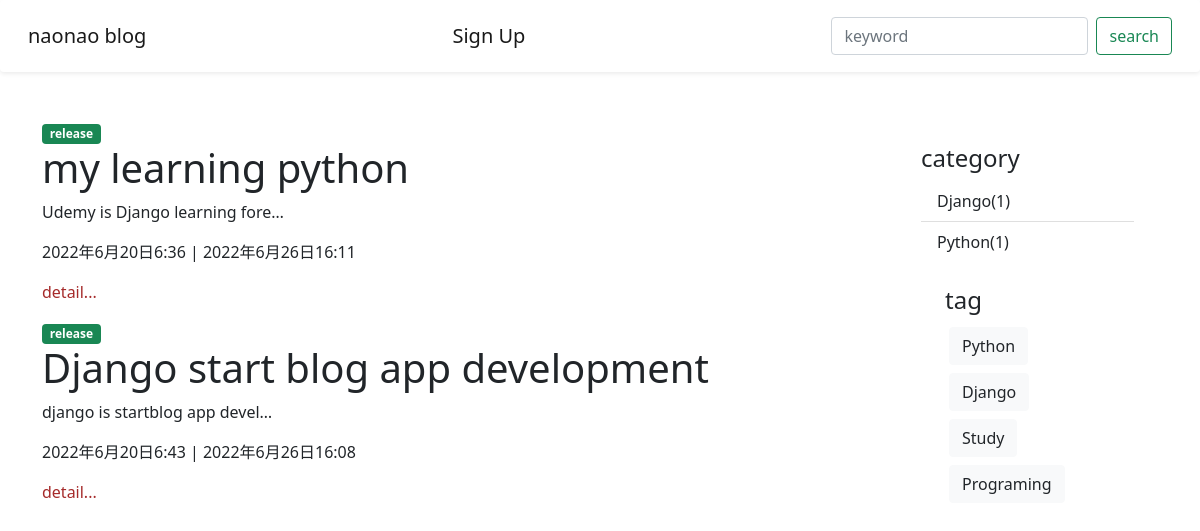
The page / on the database its author committed.
### blog/models.py (models this page shows, shortened)
class Post(models.Model):
    title = models.CharField(verbose_name='タイトル', max_length=200)
    content = models.TextField(verbose_name='本文')
    created_at = models.DateTimeField(verbose_name='作成日', auto_now_add=True)
    updated_at = models.DateTimeField(verbose_name='更新日', auto_now=True)
    is_published = models.BooleanField(verbose_name='公開設定', default=False)
    category = models.ForeignKey(
        Category,
        on_delete=models.PROTECT,
        null=True,
        blank=True)
    tag = models.ManyToManyField(
        Tag,
        verbose_name='tag',
        blank=True
    )
    def __str__(self):
        return self.title

class Category(models.Model):
    name = models.CharField(verbose_name='カテゴリー', max_length=255)
    slug = models.SlugField(verbose_name='URL', unique=True)

class Tag(models.Model):
    name = models.CharField(verbose_name='tag', max_length=255)
    slug = models.SlugField(verbose_name='URL', unique=True)

### blog/views.py (the view)
# urls.py: path('', Postlistview.as_view(), name='post-lists'),
class Postlistview(ListView):
    model = Post
    template_name = 'blog/post_lists.html'
    context_object_name = "models"
    def get_queryset(self):
        posts = super().get_queryset()
        print('query_nao:', posts, type(posts))
        return posts.order_by('-updated_at', '-created_at')

### blog/context_processors.py (called while the page is built)
def common(request):
    context = {
        'categories': Category.objects.annotate(
            count=Count('post', Q(post__is_published=True))
        ),
        'categories2': Category.objects.all(),
        'tags': Tag.objects.all(),
    }
    return context

### blog/templates/blog/post_lists.html (shortened to what this page needs)
{% extends 'blog/base.html' %}
{% block content %}
    <div class='row'>
        <div class='col-9'>
            {% for post in models %}
                {% if post.is_published or user.is_authenticated %}
                    {% if not post.is_published %}
                        <span class="badge bg-warning text-dark">edit...</span>
                    {% elif post.is_published %}
                        <span class="badge bg-success">release</span>
                    {% endif %}
                    <h1>
                        {{ post.title }}
                    </h1>
                    <p>
                        {{ post.content|truncatechars:30 }}
                    </p>
                    <p>
                        {{ post.created_at }}
                        |
                        {{ post.updated_at }}
                    </p>
                    <p>
                        <a href="{% url 'post-detail' post.pk %}">detail...</a>
                    </p>
                {% endif %}
            {% endfor %}
        </div>
        <div class='col-3'>
            {% include 'blog/snippets/sidebar.html' %}
        </div>
    </div>
{% endblock content %}

### blog/templates/blog/base.html (shortened to what this page needs)
{% load static %}
<!doctype html>
<html lang="ja">
    <head>
        <link
            href="https://cdn.jsdelivr.net/npm/bootstrap@5.0.2/dist/css/bootstrap.min.css"
            rel="stylesheet"
>
        <link rel="stylesheet" href="{% static 'blog/css/style.css' %}">
    </head>
    <body>
        {% include 'blog/snippets/navbar.html' %}
        <div class="container">
            {% block content %}{% endblock content %}
        </div>
    </body>
</html>

### blog/templates/blog/snippets/navbar.html (shortened to what this page needs)
<nav class="navbar navbar-expand-lg navbar-light shadow-sm p-3 mb-5 bg-body rounded">
    <div class="container-fluid">
        <a class="navbar-brand" href="{% url 'post-lists' %}">naonao blog</a>
        <a class="navbar-brand" href="{% url 'accounts:signup' %}">Sign Up</a>
        <form action="{% url 'search-post-list' %}" method="GET" class="d-flex">
            <input class="form-control me-2" type="text" name="query" placeholder="keyword">
            <input class="btn btn-outline-success" type="submit" value="search">
        </form>
    </div>
</nav>

### blog/templates/blog/snippets/sidebar.html
<div class='p-4 category'>
    <h4>category</h4>
    <ul class="list-group list-group-flush">
        {% for category in categories %}
            {% if category.count > 0 %}
                <li class="list-group-item">
                    <a href="{% url 'category-post-list' category.slug %}">
                        {{ category.name }}({{ category.count }})
                    </a>
                </li>
            {% endif %}
        {% endfor %}
    </ul>
    <div class='p-4'>
        <h4>tag</h4>
        {% for tag in tags %}
            <a class='btn btn-light text-dark m-1' href="{% url 'tag-post-list' tag.slug %}">
                {{ tag.name }}
            </a>
        {% endfor %}
    </div>
</div>

### blog/static/blog/css/style.css (style rules this page uses)
p a { color: brown; text-decoration: none; }
div.category > ul > li a { color: #212529; text-decoration: none; }

### rows shown on the page
Post: is_published "release", title "my learning python", content "Udemy is Django learning fore…", created_at "2022年6月20日6:36", updated_at "2022年6月26日16:11"
Post: is_published "release", title "Django start blog app development", content "django is startblog app devel…", created_at "2022年6月20日6:43", updated_at "2022年6月26日16:08"
Category: name "Django", count "1"
Category: name "Python", count "1"
Tag: name "Python"
Tag: name "Django"
Tag: name "Study"
Tag: name "Programing"
